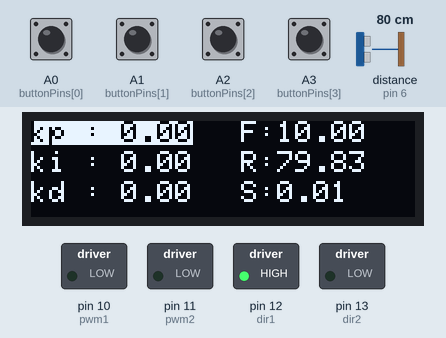
Simulated run of this program. Board: Arduino Uno, built with avr-gcc and run on an emulated ATmega328P. Shown: 128×32 one-colour display, switched loads named in the program (green lamp = pin HIGH). Wiring (inferred from the names in the program): ultrasonic range finder: trigger pin 5; echo pin 6. Inputs (shaded band) come from the test bench; at power-on: A0 (buttonPins[0]), A1 (buttonPins[1]), A2 (buttonPins[2]), A3 (buttonPins[3]) HIGH, distance to the obstacle (sensor on pin 6) 80 cm. The echo pulse lasts 58.3 µs per cm; the display library's start-up logo is not drawn; pins used as bus, display or sensor lines are not drawn; what the program prints to the serial monitor is not drawn.

Above: at 3.2 s.
3.3 s: distance to the obstacle (sensor on pin 6) set to 2 cm
At 3.8 s:
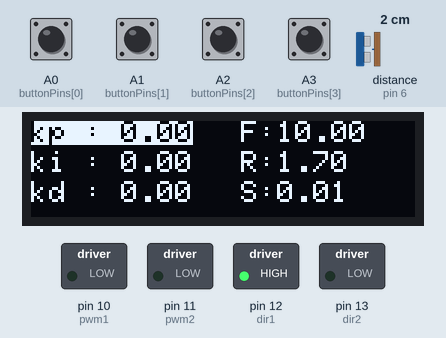
4.8 s: A0 (buttonPins[0]) pulled LOW for 0.15 s
At 6.1 s:
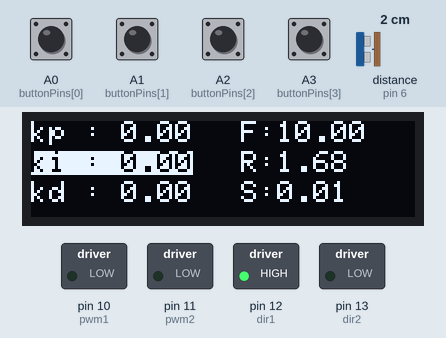
6.4 s: A0 (buttonPins[0]) pulled LOW for 1 s
At 7.2 s:
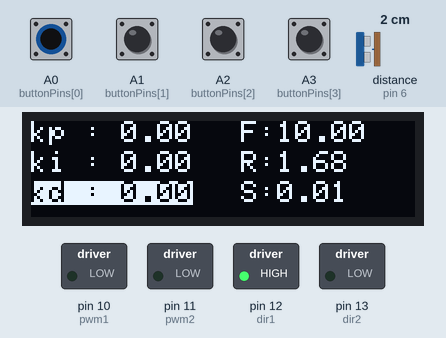
8.0 s: A0 (buttonPins[0]) pulled LOW for 0.15 s
At 9.3 s:
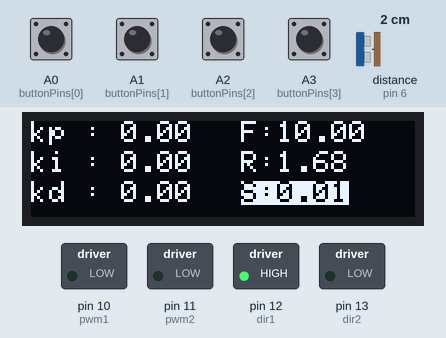
9.6 s: A3 (buttonPins[3]) pulled LOW for 0.15 s
At 9.8 s:
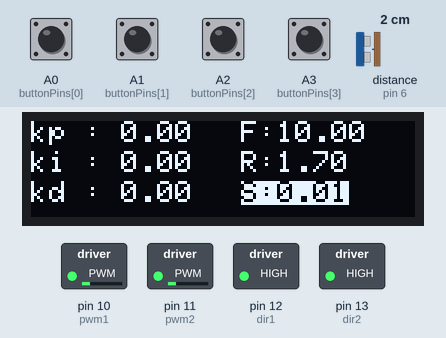
10.3 s: A2 (buttonPins[2]) pulled LOW for 1 s
Timing chart, 0 to 12.9 s (numbered marks = the images above; inputs shaded):
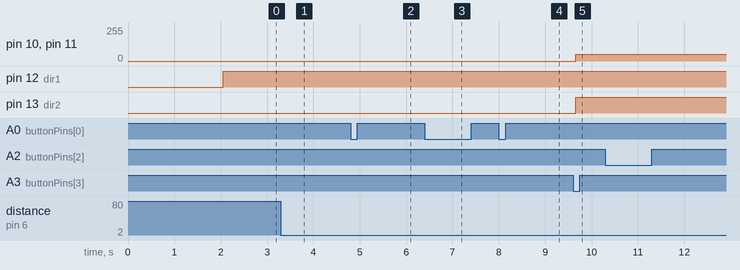

The program:

main.cpp
```cpp
#include "bluetooth.h"
#include "pid.h"
#include "ultrasonic.h"
#include "oled.h"
#include "button.h"

const uint8_t trig1 = 3;
const uint8_t trig2 = 5;
// const uint8_t trig3 = 13;
const uint8_t echo1 = 2;
const uint8_t echo2 = 6;
// const uint8_t echo3 = 12;
uint8_t i;
int val;
int val1;
int val2;
float kd;
float ki;
float kp;
float size_number;
float front, left, right;
bool pid_status = true;

void debugging(String val)
{
  if ((millis() - lastTime) > timerDelay)
  {
    if (val == "all")
    {
      val = digitalRead(A0);
      val1 = digitalRead(A1);
      val2 = digitalRead(A2);
      Serial.println(String(val) + String(val1) + String(val2));
      Serial.println(
          "Front : " + String(front) +
          "Right : " + String(right) +
          "Left : " + String(left));
    }
    else if (val == "ultrasonic")
    {
      Serial.println(
          "Front : " + String(front) +
          "Right : " + String(right) +
          "Left : " + String(left));
    }
    else if (val == "pushbutton")
    {
      val = digitalRead(A0);
      val1 = digitalRead(A1);
      val2 = digitalRead(A2);
      Serial.println(String(val) + String(val1) + String(val2));
    }
    else if (val == "pid")
    {
      Serial.println("size : " + String(size_number) + ", Kp : " + String(kp) + ", Ki : " + String(ki) + ", Kd : " + String(kd));
    }
    else if (val == "send")
    {
      Serial.println("Kp:" + String(kp) + ",Ki:" + String(ki) + ",Kd:" + String(kd) + ",F:" + String(front) + ",R:" + String(right));
    }
    lastTime = millis();
  }
}

void setup()
{
  Serial.begin(9600);
  start_display();
  start_dcMotor();
  pinMode(trig1, OUTPUT);
  pinMode(trig2, OUTPUT);
  // pinMode(trig3, OUTPUT);
  pinMode(echo1, INPUT);
  pinMode(echo2, INPUT);
  // pinMode(echo3, INPUT);
  for (i = 0; i < noOfButtons; ++i)
  {
    pinMode(buttonPins[i], INPUT_PULLUP);
  }
  size_number = change_size();
}

void loop()
{
  // counter[0] => select channel

  display.clearDisplay();
  select_channel();
  if (counter[0] == 1)
  {
    kp = control_value(kp, size_number);
  }
  else if (counter[0] == 2)
  {
    ki = control_value(ki, size_number);
  }
  else if (counter[0] == 3)
  {
    kd = control_value(kd, size_number);
  }
  else
  {
    size_number = change_size();
  }
  // front = read_ultrasonic(trig2, echo2);
  front = 10.0;
  right = read_ultrasonic(trig2, echo2);

  byte pid_button = set_pid();
  if (pid_button == 1)
  {
    pid(kp, ki, kd, front, right);

  }
  else
  {
    stop_motor();
  }

  display_selector(counter[0], kp, ki, kd, size_number);
  display_ultrasonic(front, right, 0);
  display.display();
  read_bluetooth();
}
```

bluetooth.h
```cpp
#include <Arduino.h>

void read_bluetooth()
{
    if (Serial.available() > 0)
    {
        int info = Serial.read();
        int state = 0;
    }
}
```

button.h
```cpp
#define noOfButtons 4
#define bounceDelay 20
#define minButtonPress 3

const int buttonPins[] = {A0, A1, A2, A3};
uint32_t previousMillis[noOfButtons];
uint8_t pressCount[noOfButtons];
uint8_t counter[noOfButtons];
float size[6] = {0.01, 0.1, 1, 5, 10, 100};
int select_size = 0;

void select_channel()
{
    long currentMillis = millis();

    // If select channel not pressed
    if (digitalRead(buttonPins[0]))
    {
        previousMillis[0] = currentMillis;
        pressCount[0] = 0;
    }
    // If select channel pressed
    else
    {
        if (currentMillis - previousMillis[0] > bounceDelay)
        {
            previousMillis[0] = currentMillis;
            ++pressCount[0];
            if (pressCount[0] == minButtonPress)
            {
                counter[0]++;
            }
        }
    }
    if (counter[0] > 4)
    {
        counter[0] = 1;
    }
    else if (counter[0] == 0)
    {
        counter[0] = 1;
    }
}

float control_value(float val, float size)
{
    // If plus button not pressed
    long currentMillis = millis();
    if (digitalRead(buttonPins[1]))
    {
        previousMillis[1] = currentMillis;
        pressCount[1] = 0;
    }
    // If plus button pressed
    else
    {
        if (currentMillis - previousMillis[1] > bounceDelay)
        {
            previousMillis[1] = currentMillis; // Set previousMillis to millis to reset timeout
            ++pressCount[1];
            if (pressCount[1] == minButtonPress)
            // add size
            {
                val = val + size;
            }
        }
    }
    if (digitalRead(buttonPins[2]))
    {
        previousMillis[2] = currentMillis;
        pressCount[2] = 0;
    }
    else
    {
        if (currentMillis - previousMillis[2] > bounceDelay)
        {
            previousMillis[2] = currentMillis; // Set previousMillis to millis to reset timeout
            ++pressCount[2];
            if (pressCount[2] == minButtonPress)
            {
                val = val - size;
            }
        }
    }
    return val;
}

float change_size()
{
    // If plus button not pressed
    long currentMillis = millis();
    if (digitalRead(buttonPins[1]))
    {
        previousMillis[1] = currentMillis;
        pressCount[1] = 0;
    }
    // If plus button pressed
    else
    {
        if (currentMillis - previousMillis[1] > bounceDelay)
        {
            previousMillis[1] = currentMillis; // Set previousMillis to millis to reset timeout
            ++pressCount[1];
            if (pressCount[1] == minButtonPress)
            // add size
            {
                select_size = select_size + 1;
            }
        }
    }
    if (digitalRead(buttonPins[2]))
    {
        previousMillis[2] = currentMillis;
        pressCount[2] = 0;
    }
    else
    {
        if (currentMillis - previousMillis[2] > bounceDelay)
        {
            previousMillis[2] = currentMillis; // Set previousMillis to millis to reset timeout
            ++pressCount[2];
            if (pressCount[2] == minButtonPress)
            {
                select_size = select_size - 1;
            }
        }
    }
    if (select_size > 5)
    {
        select_size = 0;
    }
    else if (select_size < 0)
    {
        select_size = 0;
    }
    return size[select_size];
}

byte set_pid(){
    long currentMillis = millis();

    // If select channel not pressed
    if (digitalRead(buttonPins[3]))
    {
        previousMillis[3] = currentMillis;
        pressCount[3] = 0;
    }
    // If select channel pressed
    else
    {
        if (currentMillis - previousMillis[3] > bounceDelay)
        {
            previousMillis[3] = currentMillis;
            ++pressCount[3];
            if (pressCount[3] == minButtonPress)
            {
                counter[3]++;
            }
        }
    }
    if (counter[3] > 1)
    {
        counter[3] = 0;
    }

    return counter[3];
}
```

oled.h
```cpp
#include <Adafruit_GFX.h>
#include <Adafruit_SSD1306.h>
#define SCREEN_WIDTH 128
#define SCREEN_HEIGHT 32
#define OLED_RESET -1
#define SCREEN_ADDRESS 0x3C
Adafruit_SSD1306 display(SCREEN_WIDTH, SCREEN_HEIGHT, &Wire, OLED_RESET);
void start_display()
{
    if (!display.begin(SSD1306_SWITCHCAPVCC, SCREEN_ADDRESS))
    {
        Serial.println(F("SSD1306 allocation failed"));
        for (;;)
            ;
    }
    display.display();
    delay(2000);

    display.clearDisplay();
}

void display_selector(uint16_t select, float kp, float ki, float kd, float size_number)
{

    display.setTextSize(1);

    if (select == 1)
    {
        display.setTextColor(BLACK, WHITE);
        display.setCursor(0, 0);
        display.print("kp : " + String(kp));
        display.setTextColor(WHITE);
        display.setCursor(0, 10);
        display.print("ki : " + String(ki));
        display.setCursor(0, 20);
        display.print("kd : " + String(kd));
        display.setCursor(70, 20);
        display.print("S:" + String(size_number));
        select++;
    }
    else if (select == 2)
    {
        display.setTextColor(WHITE);
        display.setCursor(0, 0);
        display.print("kp : " + String(kp));
        display.setTextColor(BLACK, WHITE);
        display.setCursor(0, 10);
        display.print("ki : " + String(ki));
        display.setTextColor(WHITE);
        display.setCursor(0, 20);
        display.print("kd : " + String(kd));
        display.setCursor(70, 20);
        display.print("S:" + String(size_number));
        select++;
    }
    else if (select == 3)
    {
        display.setTextColor(WHITE);
        display.setCursor(0, 0);
        display.print("kp : " + String(kp));
        display.setCursor(0, 10);
        display.print("ki : " + String(ki));
        display.setCursor(70, 20);
        display.print("S:" + String(size_number));
        display.setTextColor(BLACK, WHITE);
        display.setCursor(0, 20);
        display.print("kd : " + String(kd));
    }
    else if (select == 4)
    {
        display.setTextColor(WHITE);
        display.setCursor(0, 0);
        display.print("kp : " + String(kp));
        display.setCursor(0, 10);
        display.print("ki : " + String(ki));
        display.setCursor(0, 20);
        display.print("kd : " + String(kd));
        display.setTextColor(BLACK, WHITE);
        display.setCursor(70, 20);
        display.print("S:" + String(size_number));
    }
}

void display_ultrasonic(float front, float right, float left)
{
    display.setTextColor(WHITE);
    display.setCursor(70, 0);
    display.print("F:" + String(front));
    display.setCursor(70, 10);
    display.print("R:" + String(right));
}
```

pid.h
```cpp
#include <Arduino.h>
#define dir1 12
#define pwm1 10
#define pwm2 11
#define dir2 13

int pwmA;
int pwmB;
int pwmKa;
int pwmKi;
int Upper = 255;
int Lower = 15;
int basePWM = 50;

float sp = 10.00;
float dt = 0.001;
float error, integralE, derivativeE, lastError;
float PID;
unsigned long timerDelay = 200;
unsigned long lastTime = 0;

void start_dcMotor()
{
    pinMode(dir1, OUTPUT);
    pinMode(pwm1, OUTPUT);
    pinMode(dir2, OUTPUT);
    pinMode(pwm2, OUTPUT);
}

void pid(float Kp, float Ki, float Kd, float depan, float kanan)
{

    if ((millis() - lastTime) > timerDelay)
    {
        if (kanan > 20)
        {
            kanan = 20;
        }
        else
        {
            kanan = kanan;
        }

        if (depan <= 4)
        {
            digitalWrite(dir1, HIGH);
            digitalWrite(dir2, LOW);
            analogWrite(pwm1, 155);
            analogWrite(pwm2, 100);
        }

        else
        {
            digitalWrite(dir1, HIGH);
            digitalWrite(dir2, HIGH);

            error = sp - kanan;
            integralE = integralE + error;
            derivativeE = error - lastError;

            float P = Kp * error;
            float I = (Ki * integralE) * dt;
            float D = (Kd / dt) * derivativeE;

            lastError = error;

            PID = P + I + D;

            pwmA = basePWM + PID;
            if (pwmA > Upper)
            {
                pwmA = Upper;
            }
            if (pwmA < Lower)
            {
                pwmA = Lower;
            }
            pwmKa = pwmA;

            pwmB = basePWM - PID;
            if (pwmB > Upper)
            {
                pwmB = Upper;
            }
            if (pwmB < Lower)
            {
                pwmB = Lower;
            }
            pwmKi = pwmB;

            analogWrite(pwm1, pwmKa);
            analogWrite(pwm2, pwmKi);
        }
        Serial.println(kanan);
        lastTime = millis();
    }
}

void pid_open_loop(float depan, float kanan)
{
    if (kanan > 20)
    {
        kanan = 20;
    }
    else
    {
        kanan = kanan;
    }

    if (depan <= 4)
    {
        digitalWrite(dir1, HIGH);
        digitalWrite(dir2, LOW);
        analogWrite(pwm1, 155);
        analogWrite(pwm2, 100);
    }

    else
    {
        digitalWrite(dir1, HIGH);
        digitalWrite(dir2, HIGH);
        pwmA = basePWM;
        if (pwmA > Upper)
        {
            pwmA = Upper;
        }
        if (pwmA < Lower)
        {
            pwmA = Lower;
        }
        pwmKa = pwmA;

        pwmB = basePWM;
        if (pwmB > Upper)
        {
            pwmB = Upper;
        }
        if (pwmB < Lower)
        {
            pwmB = Lower;
        }
        pwmKi = pwmB;

        analogWrite(pwm1, pwmKa);
        analogWrite(pwm2, pwmKi);
    }
}

void stop_motor()
{
    digitalWrite(dir1, HIGH);
    digitalWrite(dir2, LOW);
    analogWrite(pwm1, 0);
    analogWrite(pwm2, 0);
}
```

ultrasonic.h
```cpp
#include <Arduino.h>

float read_ultrasonic(int trigPin, int echoPin)
{
    digitalWrite(trigPin, LOW);
    delayMicroseconds(5);
    digitalWrite(trigPin, HIGH);
    delayMicroseconds(10);
    digitalWrite(trigPin, LOW);

    // Read the signal from the sensor: a HIGH pulse whose
    // duration is the time (in microseconds) from the sending
    // of the ping to the reception of its echo off of an object.
    pinMode(echoPin, INPUT);
    long duration = pulseIn(echoPin, HIGH);

    // Convert the time into a distance
    float cm = (duration / 2.0) / 29.1;
    return cm;
}
```

Measured:
- after the input at 3.3 s, the display: changes at once (image 1)
- after the input at 4.8 s, the display: first differs from a run without the input at once (image 2 shows a later state)
- after the input at 6.4 s, the display: first changes at once (image 3 shows a later state)
- after the input at 9.6 s, pin 10 (pwm1), pin 11 (pwm2): 0/255 → 50/255 after 0.06 s; pin 13 (dir2): LOW → HIGH after 0.06 s; the display: changes after 0.10 s (image 5)
